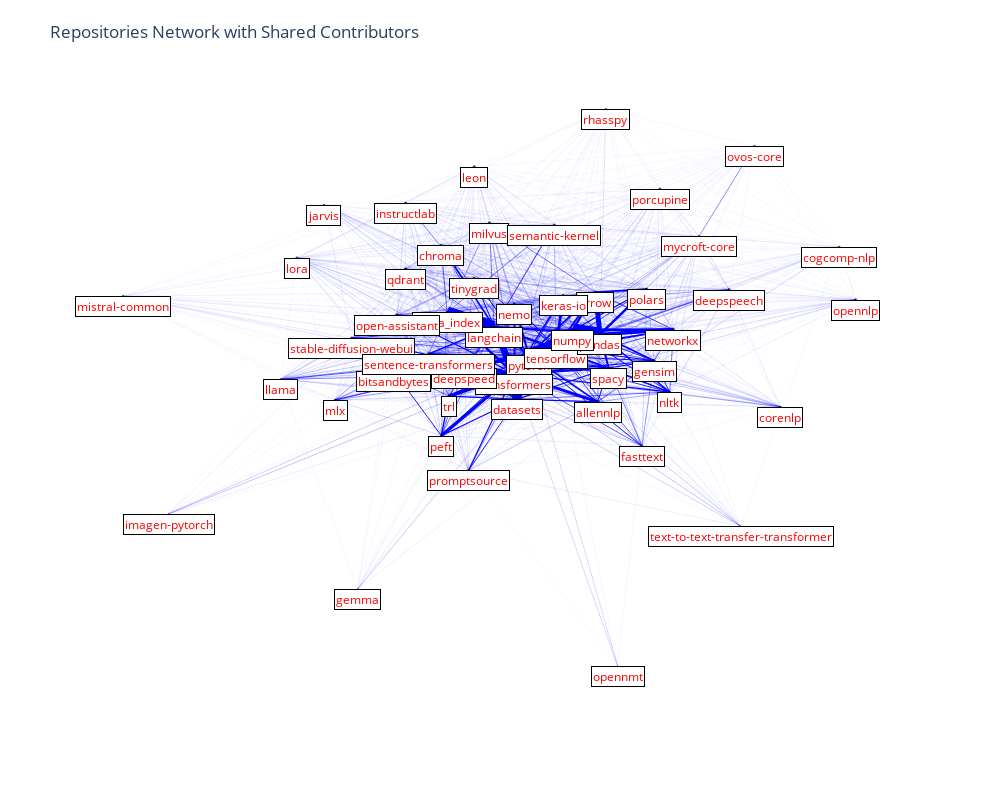

Notebook cell for this chart:
### Markdown cell above
### All Category Repositories: Plotly Graph

### Code cell
fig = get_plotly_graph(repo_common_contributors, node_size_factor=5)
fig.write_image("all_categories_repositories_plotly.png")
fig.show()
